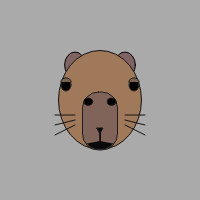
Frame 1 (no input)
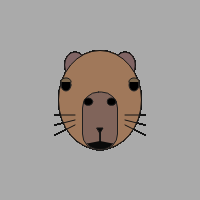
Frame 60 (no input)
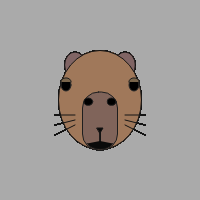
Frame 120 (the mouse pressed at the canvas centre since frame 60)

The p5.js sketch that drew these frames (run headless with seeded random() and noise() and a simulated clock; from frame 60 on, the mouse is pressed at the canvas centre):

// p5.js sketch
// ── sketch.js
// setup - run once when the code is first starts
function setup() {
  createCanvas(200, 200); // this sets the size of the area in which we can draw things
  background(170);
}

// draw - this function loops, the code within read through repeatedly while running
function draw() {
  DrawCapybaraHead(100, 100);
}

function DrawCapybaraHead(headX, headY) {
  let headW = 83; // link to head width
  let headH = 99; // link to head height
  let snoutY = headY - 8; // link to snout location Y
  let snoutW = headW - 48; // link to snout width
  let snoutH = headH - 41; // link to snout height

  // Calculate original nostril positions
  let leftNostrilX = headX - snoutW / 3;
  let rightNostrilX = headX + snoutW / 3;
  let nostrilY = snoutY + snoutH / 6;

  // Calculate nostril size based on snout dimensions
  let nostrilW = snoutW / 4;
  let nostrilH = snoutH / 8;

  let eyeY = headY - 15;

  // Draw ears
  fill(128, 100, 100);
  ellipse(headX - 25, headY - 35, headW / 4, headW / 3.2); // Left ear
  ellipse(headX + 25, headY - 35, headW / 4, headW / 3.2); // Right ear

  // Draw capybara head
  fill(160, 120, 90); // Light brown
  stroke(20); // Dark brown
  ellipse(headX, headY, headW, headH);

  // Draw eyes
  fill(0); // Black eyes
  stroke(40);
  ellipse(headX - 34, eyeY, headW / 8.3, headH / 8.25); // Left eye
  ellipse(headX + 34, eyeY, headW / 8.3, headH / 8.25); // Right eye

  // Draw eyelids
  fill(120, 100, 75); // Light brown eyelids
  stroke(30);
  arc(headX - 34, headY - 18, headW / 8, headH / 12, PI, 0); // Left eyelid
  arc(headX + 34, headY - 18, headW / 8, headH / 12, PI, 0); // Right eyelid

  // Draw snout
  stroke(30);
  fill(128, 100, 90);
  var cornerRadius = 16;
  rect(headX - snoutW / 2, snoutY, snoutW, snoutH, cornerRadius);

  // Draw nostrils
  fill(0); // Black nostrils
  stroke(30);

  // Left nostril
  ellipse(leftNostrilX, nostrilY, nostrilW, nostrilH);

  // Right nostril
  ellipse(rightNostrilX, nostrilY, nostrilW, nostrilH);

  // Draw mouth detail
  fill(10);
  stroke(20);
  rect(headX, headY + 32, 0.5, 10);
  triangle(headX, headY + 33, headX + 3, headY + 28, headX - 3, headY + 28);

  // Draw mouth
  fill(10);
  stroke(20);
  arc(headX, snoutY + 49, snoutW / 1.3, snoutH / 3.6, 0.2, PI - 0.2); // Curved mouth

  // Draw whiskers
  stroke(20);
  line(headX - 25, headY + 15, headX - 45, headY + 15);
  line(headX - 25, headY + 20, headX - 45, headY + 25);
  line(headX - 25, headY + 25, headX - 45, headY + 35);
  line(headX + 25, headY + 15, headX + 45, headY + 15);
  line(headX + 25, headY + 20, headX + 45, headY + 25);
  line(headX + 25, headY + 25, headX + 45, headY + 35);
}

// ── my_wallpaper.js
//your parameter variables go here!
let rect_width  = 20;
let rect_height = 20;


function setup_wallpaper(pWallpaper) {
  pWallpaper.output_mode(DEVELOP_GLYPH);
  pWallpaper.resolution(FIT_TO_SCREEN);
  pWallpaper.show_guide(true); //set this to false when you're ready to print

  //Grid settings
  pWallpaper.grid_settings.cell_width  = 200;
  pWallpaper.grid_settings.cell_height = 200;
  pWallpaper.grid_settings.row_offset  = 50;
}

function wallpaper_background() {
  background(240, 255, 240); //light honeydew green colour
}

function my_symbol() { // do not rename this function. Treat this similarly to a Draw function
  let headW = 83; // link to head width
  let headH = 99; // link to head height
  let snoutY = headY - 8; // link to snout location Y
  let snoutW = headW - 48; // link to snout width
  let snoutH = headH - 41; // link to snout height

  // Calculate original nostril positions
  let leftNostrilX = headX - snoutW / 3;
  let rightNostrilX = headX + snoutW / 3;
  let nostrilY = snoutY + snoutH / 6;

  // Calculate nostril size based on snout dimensions
  let nostrilW = snoutW / 4;
  let nostrilH = snoutH / 8;

  let eyeY = headY - 15;

  // Draw ears
  fill(128, 100, 100);
  ellipse(headX - 25, headY - 35, headW / 4, headW / 3.2); // Left ear
  ellipse(headX + 25, headY - 35, headW / 4, headW / 3.2); // Right ear

  // Draw capybara head
  fill(160, 120, 90); // Light brown
  stroke(20); // Dark brown
  ellipse(headX, headY, headW, headH);

  // Draw eyes
  fill(0); // Black eyes
  stroke(40);
  ellipse(headX - 34, eyeY, headW / 8.3, headH / 8.25); // Left eye
  ellipse(headX + 34, eyeY, headW / 8.3, headH / 8.25); // Right eye

  // Draw eyelids
  fill(120, 100, 75); // Light brown eyelids
  stroke(30);
  arc(headX - 34, headY - 18, headW / 8, headH / 12, PI, 0); // Left eyelid
  arc(headX + 34, headY - 18, headW / 8, headH / 12, PI, 0); // Right eyelid

  // Draw snout
  stroke(30);
  fill(128, 100, 90);
  var cornerRadius = 16;
  rect(headX - snoutW / 2, snoutY, snoutW, snoutH, cornerRadius);

  // Draw nostrils
  fill(0); // Black nostrils
  stroke(30);

  // Left nostril
  ellipse(leftNostrilX, nostrilY, nostrilW, nostrilH);

  // Right nostril
  ellipse(rightNostrilX, nostrilY, nostrilW, nostrilH);

  // Draw mouth detail
  fill(10);
  stroke(20);
  rect(headX, headY + 32, 0.5, 10);
  triangle(headX, headY + 33, headX + 3, headY + 28, headX - 3, headY + 28);

  // Draw mouth
  fill(10);
  stroke(20);
  arc(headX, snoutY + 49, snoutW / 1.3, snoutH / 3.6, 0.2, PI - 0.2); // Curved mouth

  // Draw whiskers
  stroke(20);
  line(headX - 25, headY + 15, headX - 45, headY + 15);
  line(headX - 25, headY + 20, headX - 45, headY + 25);
  line(headX - 25, headY + 25, headX - 45, headY + 35);
  line(headX + 25, headY + 15, headX + 45, headY + 15);
  line(headX + 25, headY + 20, headX + 45, headY + 25);
  line(headX + 25, headY + 25, headX + 45, headY + 35);
}
